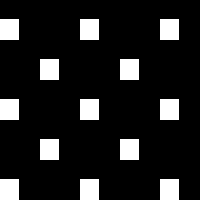

Tiled map render using the project's own tile images. Description and the map definition, with tile-layer contents summarised, below:
An orthogonal 5x5 tile map with 40x40 px tiles, 1 tile layer (Layer 1).

<map version="1.0" orientation="orthogonal" width="5" height="5" tilewidth="40" tileheight="40">
 <tileset firstgid="1" name="texture" tilewidth="40" tileheight="40" spacing="4" margin="4">
  <image source="texture.png" />
 </tileset>
 <layer name="Layer 1" width="5" height="5">
  <data>[25 cells, 13 non-empty, 1 distinct tile ids]</data>
 </layer>
</map>
